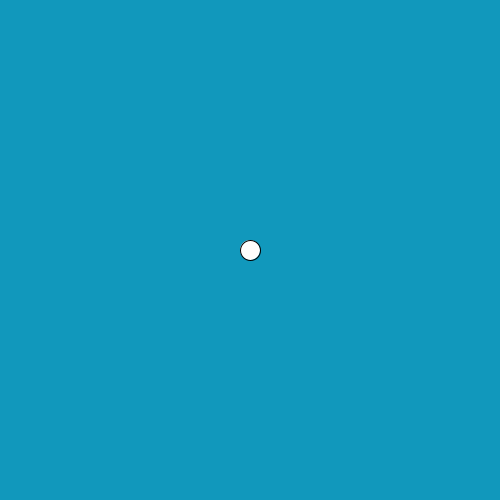
Frame 1 (no input)
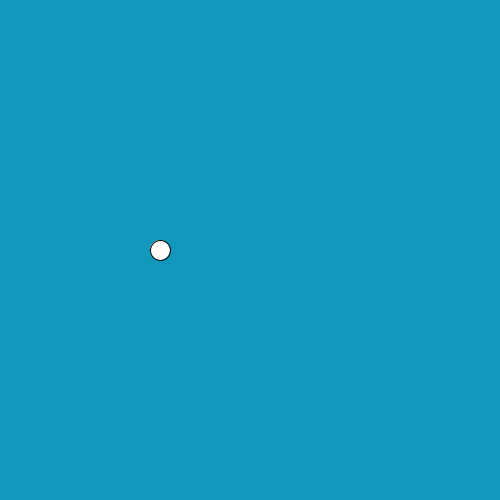
Frame 60 (the mouse pressed at the canvas centre just before this capture)
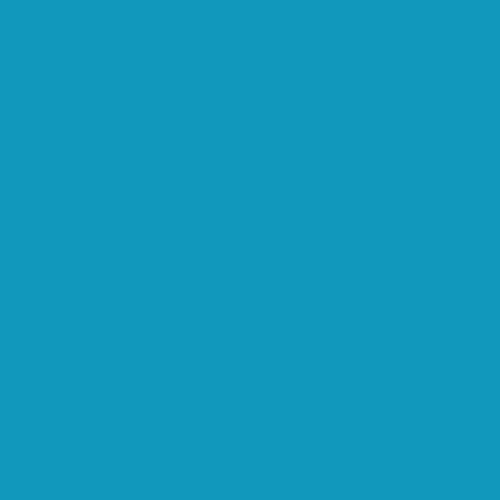
Frame 120 (the mouse held since frame 60 and released just before this capture)

The Processing sketch that drew these frames (run headless with seeded random() and noise(); from frame 60 on, the mouse is pressed at the canvas centre):

// Processing sketch: Pong
// ── Pong.pde
int x=250;
int xspeed=10;


void setup(){
size(500,500);
  
}
void draw(){
background(17,152,188);
fill(255,254,252);
ellipse(x,250,20,20);
stroke(0,0,0);
x=x+xspeed;
if (x>=width){
xspeed=-xspeed;
}
if (x<=width){
xspeed=+xspeed;
}


if (mousePressed){
println(mouseX);
println(mouseY);
}


}
